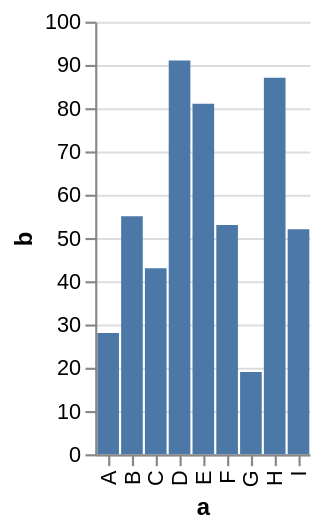

Vega-Lite specification stored for this chart:
### Vega specification from a JSON file in a GitHub repository (floating-point values rounded to 4 significant figures)
{"$schema": "http://vega.github.io/schema/vega/v3.0.json", "description": "A simple bar chart with embedded data.", "autosize": "pad", "padding": 5, "data": [{"name": "source_0", "values": [{"a": "A", "b": 28}, {"a": "B", "b": 55}, {"a": "C", "b": 43}, {"a": "D", "b": 91}, {"a": "E", "b": 81}, {"a": "F", "b": 53}, {"a": "G", "b": 19}, {"a": "H", "b": 87}, {"a": "I", "b": 52}], "format": {"type": "json", "parse": {"b": "number"}}, "transform": [{"type": "filter", "expr": "datum[\"b\"] !== null && !isNaN(datum[\"b\"])"}]}], "signals": [{"name": "width", "update": "bandspace(domain('x').length, 1, 0.5) * 11"}, {"name": "height", "update": "200"}, {"name": "unit", "value": {}, "on": [{"events": "mousemove", "update": "group()._id ? group() : unit"}]}], "marks": [{"name": "nested-main-group", "type": "group", "encode": {"update": {"width": {"signal": "width"}, "height": {"signal": "height"}}}, "marks": [{"name": "marks", "type": "rect", "role": "bar", "from": {"data": "source_0"}, "encode": {"update": {"xc": {"scale": "x", "field": "a"}, "width": {"value": 10}, "y": {"scale": "y", "field": "b"}, "y2": {"scale": "y", "value": 0}, "fill": {"value": "#4c78a8"}}}}]}], "scales": [{"name": "x", "type": "point", "domain": {"data": "source_0", "field": "a", "sort": true}, "range": {"step": 11}, "round": true, "padding": 0.5}, {"name": "y", "type": "linear", "domain": {"data": "source_0", "field": "b"}, "range": [200, 0], "round": true, "nice": true, "zero": true}], "axes": [{"scale": "x", "orient": "bottom", "tickCount": 5, "title": "a", "zindex": 1, "encode": {"labels": {"update": {"angle": {"value": 270}, "align": {"value": "right"}, "baseline": {"value": "middle"}}}}}, {"scale": "y", "format": "s", "orient": "left", "title": "b", "zindex": 1}, {"scale": "y", "domain": false, "format": "s", "grid": true, "labels": false, "orient": "left", "ticks": false, "zindex": 0, "gridScale": "x"}]}
